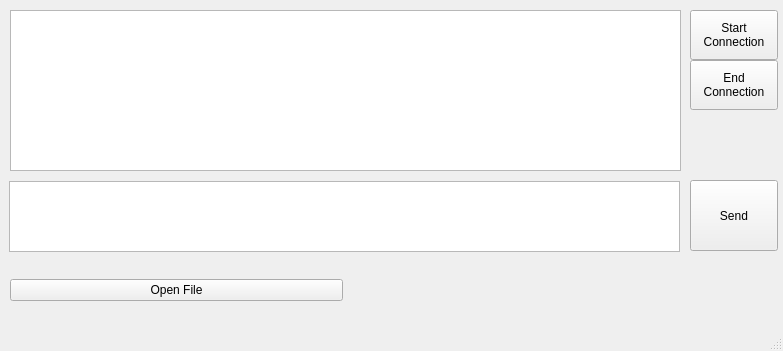
<?xml version="1.0" encoding="UTF-8"?>
<ui version="4.0">
 <class>MainWindow</class>
 <widget class="QMainWindow" name="MainWindow">
  <property name="geometry">
   <rect>
    <x>0</x>
    <y>0</y>
    <width>783</width>
    <height>351</height>
   </rect>
  </property>
  <property name="windowTitle">
   <string>MainWindow</string>
  </property>
  <widget class="QWidget" name="centralwidget">
   <widget class="QTextEdit" name="messageBox">
    <property name="geometry">
     <rect>
      <x>9</x>
      <y>181</y>
      <width>671</width>
      <height>71</height>
     </rect>
    </property>
   </widget>
   <widget class="QPushButton" name="serverButton">
    <property name="geometry">
     <rect>
      <x>690</x>
      <y>180</y>
      <width>88</width>
      <height>71</height>
     </rect>
    </property>
    <property name="minimumSize">
     <size>
      <width>0</width>
      <height>50</height>
     </size>
    </property>
    <property name="text">
     <string>Send</string>
    </property>
   </widget>
   <widget class="QWidget" name="layoutWidget">
    <property name="geometry">
     <rect>
      <x>10</x>
      <y>260</y>
      <width>671</width>
      <height>61</height>
     </rect>
    </property>
    <layout class="QHBoxLayout" name="horizontalLayout">
     <item>
      <widget class="QPushButton" name="openFileButton">
       <property name="text">
        <string>Open File</string>
       </property>
      </widget>
     </item>
     <item>
      <widget class="QLabel" name="openFileLabel">
       <property name="text">
        <string/>
       </property>
      </widget>
     </item>
    </layout>
   </widget>
   <widget class="QTextBrowser" name="incomingText">
    <property name="geometry">
     <rect>
      <x>10</x>
      <y>10</y>
      <width>671</width>
      <height>161</height>
     </rect>
    </property>
   </widget>
   <widget class="QPushButton" name="endButton">
    <property name="geometry">
     <rect>
      <x>690</x>
      <y>60</y>
      <width>88</width>
      <height>50</height>
     </rect>
    </property>
    <property name="minimumSize">
     <size>
      <width>0</width>
      <height>50</height>
     </size>
    </property>
    <property name="text">
     <string>End
Connection</string>
    </property>
   </widget>
   <widget class="QPushButton" name="endButton_2">
    <property name="geometry">
     <rect>
      <x>690</x>
      <y>10</y>
      <width>88</width>
      <height>50</height>
     </rect>
    </property>
    <property name="minimumSize">
     <size>
      <width>0</width>
      <height>50</height>
     </size>
    </property>
    <property name="text">
     <string>Start
Connection</string>
    </property>
   </widget>
  </widget>
  <widget class="QMenuBar" name="menubar">
   <property name="geometry">
    <rect>
     <x>0</x>
     <y>0</y>
     <width>783</width>
     <height>22</height>
    </rect>
   </property>
  </widget>
  <widget class="QStatusBar" name="statusbar"/>
 </widget>
 <resources/>
 <connections/>
</ui>
